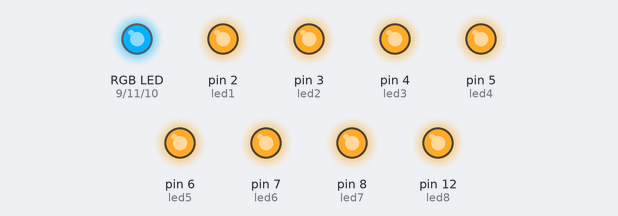
A sketch run on a simulated Arduino Uno, built with avr-gcc and run on an emulated ATmega328P. Parts: an RGB LED mixed from three pins (HIGH = lit), output pins drawn as LEDs (lit = HIGH). Random numbers use the default seed unless the sketch sets one.

Above: at 0.15 s.
At 33.07 s:
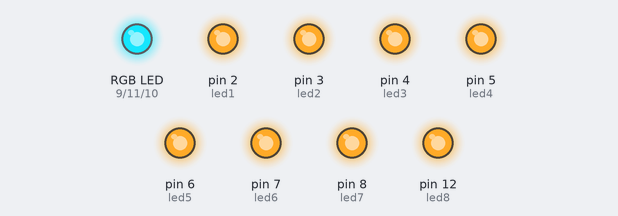
Timing chart, 0 to 40.0 s (numbered marks = the images above):
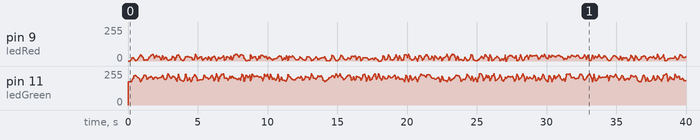

The sketch:

ligthing_sketch.ino
```cpp
// Lighting system for a model house including ceiling lamps and a fireplace

// White LED pins
const int led1 = 2;
const int led2 = 3;
const int led3 = 4;
const int led4 = 5;
const int led5 = 6;
const int led6 = 7;
const int led7 = 8;
const int led8 = 12;
// RGB fireplace LED pins
const int ledRed = 9;
const int ledBlue = 10;
const int ledGreen = 11;
// Green light config
const int greenMax = 235;
const int greenMin = 175;
int greenTarget = greenMin;
int greenCurrent = greenMin;
int greenFadeAmount = 0;
// Red light config
const int redMax = 50;
const int redMin = 0;
int redTarget = redMin;
int redCurrent = redMin;
int redFadeAmount = 0;
// Fire effect animation speed
int effectSmoothing = 5;
int counter = 0;


// The setup routine runs once when you press reset:
void setup() {
  randomSeed(analogRead(0));

  // Declare pin 8 to be an output and turn the LED on
  pinMode(led1, OUTPUT);
  pinMode(led2, OUTPUT);
  pinMode(led3, OUTPUT);
  pinMode(led4, OUTPUT);
  pinMode(led5, OUTPUT);
  pinMode(led6, OUTPUT);
  pinMode(led7, OUTPUT);
  pinMode(led8, OUTPUT);
  digitalWrite(led1, HIGH);
  digitalWrite(led2, HIGH);
  digitalWrite(led3, HIGH);
  digitalWrite(led4, HIGH);
  digitalWrite(led5, HIGH);
  digitalWrite(led6, HIGH);
  digitalWrite(led7, HIGH);
  digitalWrite(led8, HIGH);

  // Declare pins 9-11 as output for RGB LED
  pinMode(ledRed, OUTPUT);
  pinMode(ledGreen, OUTPUT);
  pinMode(ledBlue, OUTPUT);

  // Set red and green values 0 = Max, 255 = Off
  analogWrite(ledRed, redMin);
  analogWrite(ledBlue, 250);
  analogWrite(ledGreen, greenMin);
}

// The loop routine runs over and over again forever:
void loop() {
  // Set the brightness of the RGB LED:
  /*analogWrite(led_g, brightness);

  // change the brightness for next time through the loop:
  brightness = brightness + fadeAmount;

  // reverse the direction of the fading at the ends of the fade:
  if (brightness <= greenMin || brightness >= greenMax) {
    fadeAmount = -fadeAmount;
  }*/

  // Reset fire effect animation after it has finished
  if(counter % effectSmoothing == effectSmoothing - 1) {
    counter = 0;

    // Set old target as starting value
    redCurrent = redTarget;
    greenCurrent = greenTarget;

    // Pick new target from the allowed value range
    redTarget = random(redMin, redMax);
    greenTarget = random(greenMin, greenMax);

    // Calculate animation step size
    redFadeAmount = (redTarget - redCurrent) / effectSmoothing;
    greenFadeAmount = (greenTarget - greenCurrent) / effectSmoothing;
  }

  // Update LEDs
  analogWrite(ledRed, redCurrent);
  analogWrite(ledGreen, greenCurrent);

  // Calculate the next value for the LEDs
  redCurrent = redCurrent + redFadeAmount;
  // Overflow protection
  if(redCurrent < 0) {
    redCurrent = 0;
  }
  greenCurrent = greenCurrent + greenFadeAmount;

  ++counter;

  // wait for 10-50 milliseconds until the next animation step
  delay(random(10, 50));
}
```
